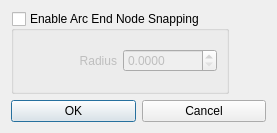
<?xml version="1.0" encoding="UTF-8"?>
<ui version="4.0">
 <class>qtCMBSceneArcSnappingDialog</class>
 <widget class="QDialog" name="qtCMBSceneArcSnappingDialog">
  <property name="windowModality">
   <enum>Qt::ApplicationModal</enum>
  </property>
  <property name="geometry">
   <rect>
    <x>0</x>
    <y>0</y>
    <width>277</width>
    <height>133</height>
   </rect>
  </property>
  <property name="windowTitle">
   <string>Merge End Points</string>
  </property>
  <layout class="QGridLayout">
   <item row="2" column="0" colspan="2">
    <layout class="QHBoxLayout">
     <item>
      <widget class="QPushButton" name="okButton">
       <property name="text">
        <string>OK</string>
       </property>
      </widget>
     </item>
     <item>
      <widget class="QPushButton" name="cancelButton">
       <property name="text">
        <string>Cancel</string>
       </property>
      </widget>
     </item>
    </layout>
   </item>
   <item row="1" column="0">
    <widget class="QGroupBox" name="groupBox">
     <property name="title">
      <string>Enable Arc End Node Snapping</string>
     </property>
     <property name="checkable">
      <bool>true</bool>
     </property>
     <property name="checked">
      <bool>false</bool>
     </property>
     <layout class="QHBoxLayout" name="horizontalLayout">
      <item>
       <widget class="QLabel" name="label">
        <property name="toolTip">
         <string>Radius is in world coordinates.</string>
        </property>
        <property name="text">
         <string>Radius</string>
        </property>
        <property name="alignment">
         <set>Qt::AlignLeading|Qt::AlignLeft|Qt::AlignRight|Qt::AlignTrailing|Qt::AlignVCenter</set>
        </property>
        <property name="buddy">
         <cstring>Radius</cstring>
        </property>
       </widget>
      </item>
      <item>
       <widget class="QDoubleSpinBox" name="Radius">
        <property name="minimumSize">
         <size>
          <width>90</width>
          <height>0</height>
         </size>
        </property>
        <property name="maximumSize">
         <size>
          <width>110</width>
          <height>16777215</height>
         </size>
        </property>
        <property name="decimals">
         <number>4</number>
        </property>
        <property name="maximum">
         <double>999.999900000000025</double>
        </property>
       </widget>
      </item>
     </layout>
    </widget>
   </item>
  </layout>
 </widget>
 <resources/>
 <connections>
  <connection>
   <sender>okButton</sender>
   <signal>clicked()</signal>
   <receiver>qtCMBSceneArcSnappingDialog</receiver>
   <slot>accept()</slot>
   <hints>
    <hint type="sourcelabel">
     <x>278</x>
     <y>253</y>
    </hint>
    <hint type="destinationlabel">
     <x>96</x>
     <y>254</y>
    </hint>
   </hints>
  </connection>
  <connection>
   <sender>cancelButton</sender>
   <signal>clicked()</signal>
   <receiver>qtCMBSceneArcSnappingDialog</receiver>
   <slot>reject()</slot>
   <hints>
    <hint type="sourcelabel">
     <x>369</x>
     <y>253</y>
    </hint>
    <hint type="destinationlabel">
     <x>179</x>
     <y>282</y>
    </hint>
   </hints>
  </connection>
 </connections>
</ui>
